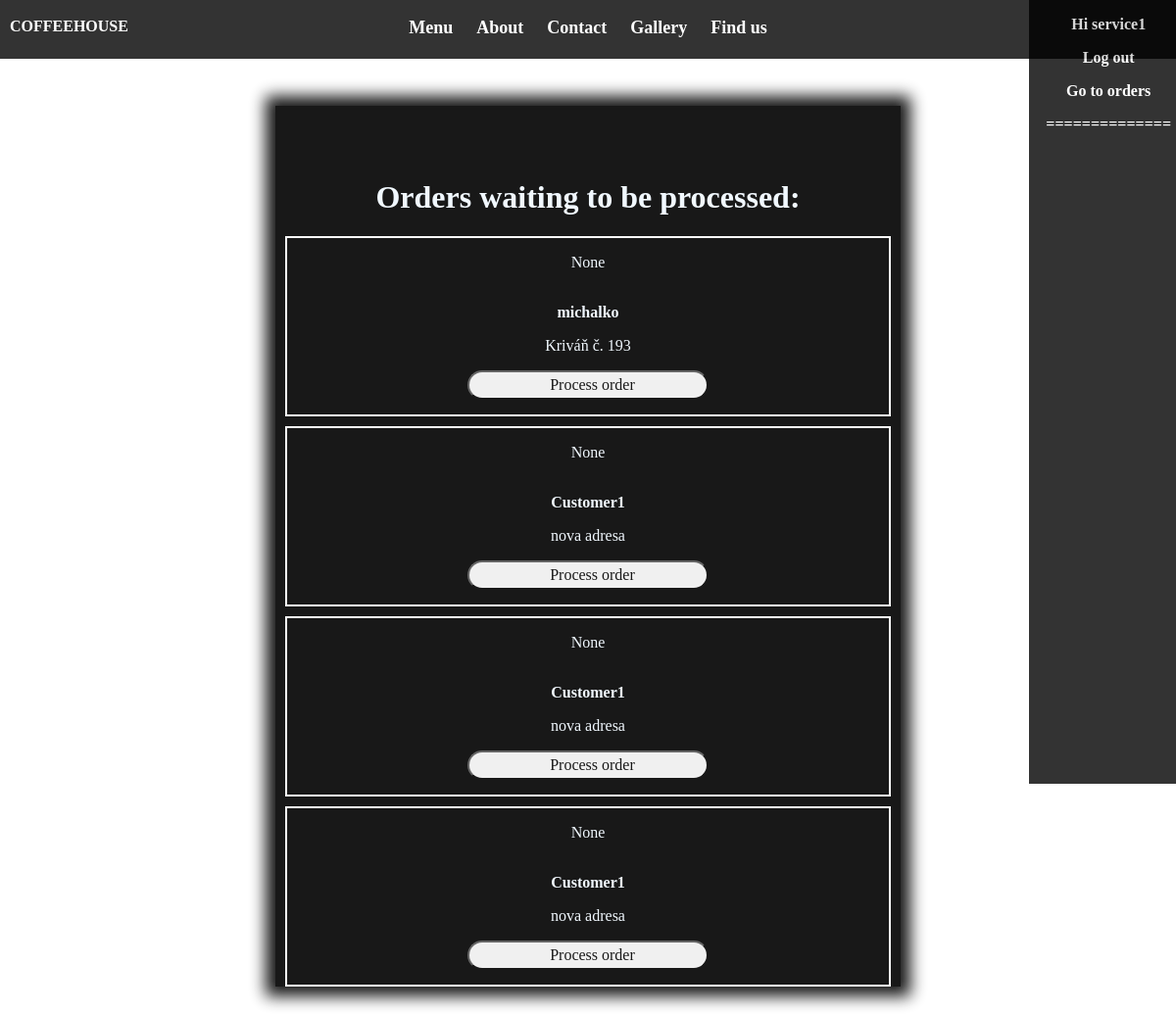
The app's page /orders/unprocessed (signed in), older data.
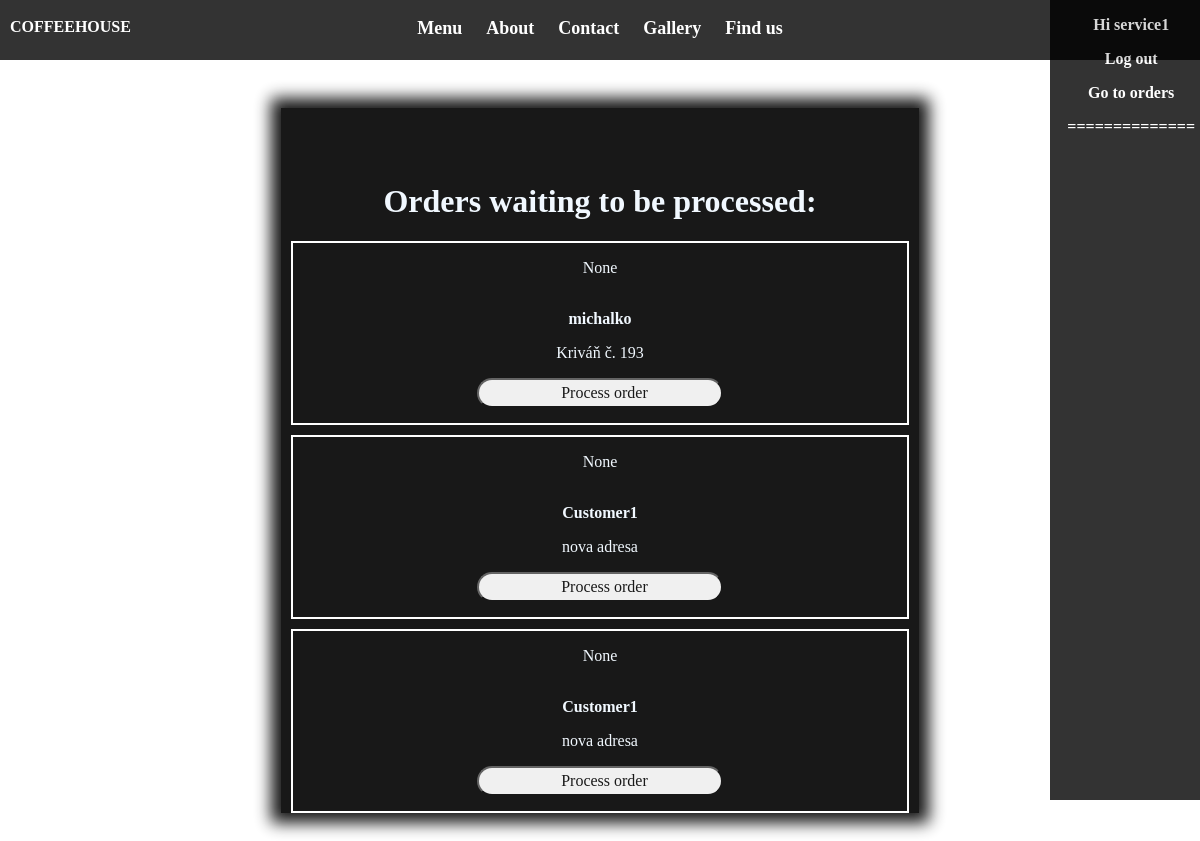
The same page, newer data.
### coffehouse/orders/models.py (models this page shows, shortened)
class Order(models.Model):
    user = models.ForeignKey(Customer, related_name='client', on_delete=models.CASCADE, null=True)
    food = models.ManyToManyField(Food, related_name='foods')
    drink = models.ManyToManyField(Drink, related_name='drinks', default=None)
    created_at = models.DateField(auto_now_add=True)
    processed = models.BooleanField(default=False)
    processed_by = models.ForeignKey(Service, related_name='processed_by', on_delete=models.CASCADE, null=True)
    note = models.CharField(max_length=255, null=True)
    total_price = models.DecimalField(default=0.0, max_length=4, max_digits=6, decimal_places=2)

### coffehouse/users/models.py (models this page shows, shortened)
class Customer(models.Model):
    user = models.OneToOneField(BaseUser, on_delete=models.CASCADE, primary_key=True)
    address = models.CharField(max_length=100)
    country = models.CharField(max_length=40, default=" ")

class BaseUser(AbstractUser):
    is_owner = models.BooleanField(default=False)
    is_service = models.BooleanField(default=False)
    is_customer = models.BooleanField(default=False)

### coffehouse/orders/views.py (the view)
@login_required
def unprocessed_orders(request):
    if request.user.is_service:
        service = request.user
        orders = Order.objects.filter(processed=False)
        return render(request, 'orders/unprocessed_orders.html', {'orders': orders})
    return redirect('users:login')

### coffehouse/templates/orders/unprocessed_orders.html (shortened to what this page needs)
{% extends 'base.html' %}
{% block extra_head %}
    {% load staticfiles %}
    <link rel="stylesheet" type="text/css" href="{% static "css/orders/unprocessed_orders_style.css" %}">
{% endblock extra_head %}
{% block content %}
    <div class="content">
        <h1> Orders waiting to be processed: </h1>
        {% for order in orders %}
            <div class="order">
                <p> {{ order.food.name }}</p>
                <div class="line"></div>
                <p class="username"> {{ order.user.user.username }}</p>
                <p> {{ order.user.address }} </p>
                <input type="submit" class="btn-link" name="proceed" value="Process order"
                       onclick="proceedOrder(this, {{ order.pk }});">
            </div>
        {% endfor %}
    </div>
{% endblock content %}

Row changes from the older to the newer data that the page shows:
removed Order: food.name "None", user.user.username "Customer1", user.address "nova adresa"
